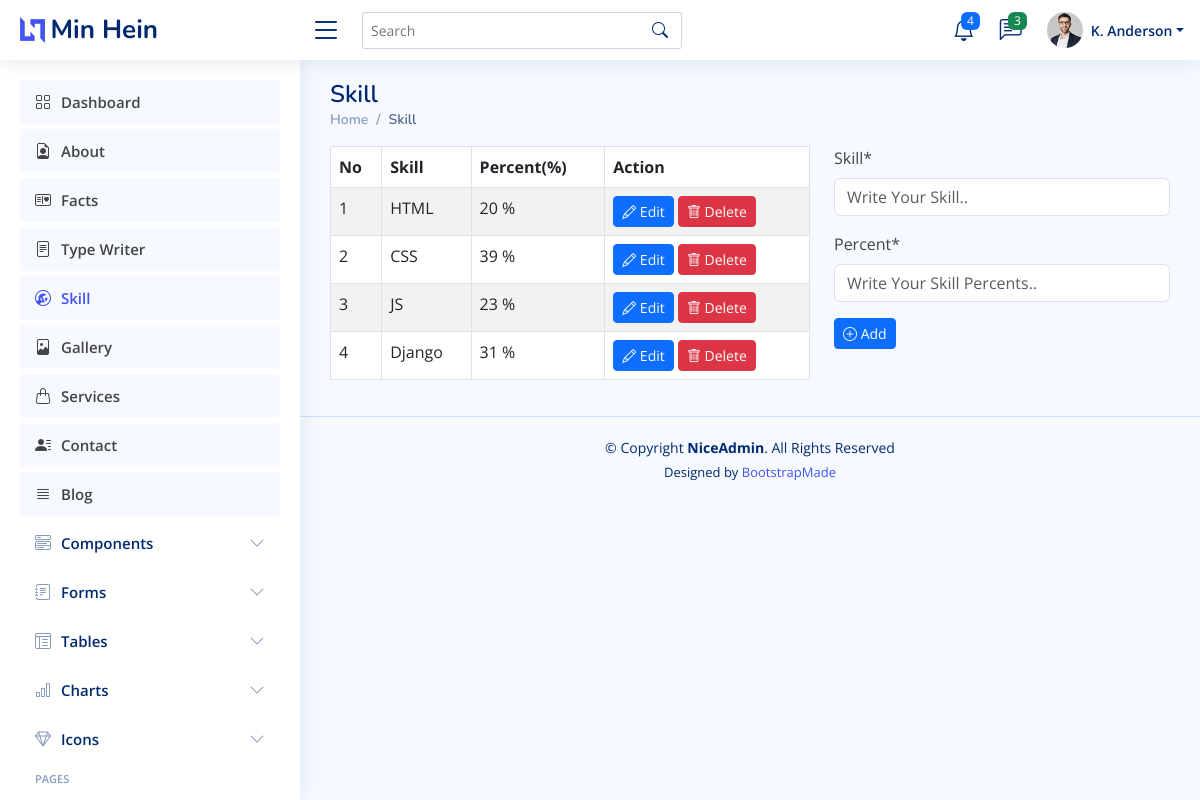
The app's page /dashboard/skill/ with its own data.
### dashboard/models.py (models this page shows, shortened)
class Skill(models.Model):
    skill = models.CharField(max_length=50, null=True)
    percent = models.IntegerField(null=True)
    created_at = models.DateTimeField(auto_now=True)
    updated_at = models.DateTimeField(auto_now_add=True)
    slug = models.SlugField(max_length=255, null=False,blank=True,unique=True,editable=False,)

### dashboard/views.py (the view)
# urls.py: path('skill/', views.skill, name='skill'),
def skill(request):
    page = 'skill'
    skills = Skill.objects.all()
    forms = SkillForm()
    if request.method == "POST":
        form = SkillForm(request.POST)
        if form.is_valid():
            form.save()
            messages.success(request, 'Has been added successfully!')
            return redirect('skill')
    context = {'page':page,'skills':skills, 'forms':forms}
    return render(request, 'dashboard/skill/skill.html', context)

### dashboard/forms.py
class SkillForm(forms.ModelForm):
    class Meta:
        model = Skill
        fields = "__all__"
        widgets = {
            'skill':forms.TextInput(attrs=({'placeholder':'Write Your Skill..'})),
            'percent':forms.NumberInput(attrs=({'placeholder':"Write Your Skill Percents.."})),
        }

### dashboard/templates/dashboard/skill/skill.html (shortened to what this page needs)
{% extends 'dashboard/main.html' %}
{% load crispy_forms_tags %}
{% block content %}
<div class="pagetitle">
    <h1>Skill</h1>
    <nav>
      <ol class="breadcrumb">
        <li class="breadcrumb-item"><a href="{% url 'dashboard' %}">Home</a></li>
        <li class="breadcrumb-item active">Skill</li>
      </ol>
    </nav>
  </div>
  <div class="row">
    <div class="col-md-7">
        <table class="table table-striped table-bordered">
            <thead>
              <tr>
                <th scope="col">No</th>
                <th scope="col">Skill</th>
                <th scope="col">Percent(%)</th>
                <th scope="col">Action</th>
              </tr>
            </thead>
            <tbody>
              {% for skill in skills %}
                <tr>
                    <td>{{ forloop.counter }}</td>
                    <td>{{ skill.skill }}</td>
                    <td>{{ skill.percent }} %</td>
                    <td>
                        <a href="{% url 'skill-edit' skill.slug %}" class="btn btn-primary btn-sm">
                            <i class="bi bi-pencil"></i> Edit
                        </a>
                        <a href="{% url 'skill-delete' skill.slug %}" class="btn btn-danger btn-sm">
                            <i class="bi bi-trash"></i> Delete
                        </a>
                    </td>
                </tr>
              {% endfor %}
            </tbody>
          </table>
    </div>
{% if page == "skill" %}
    <div class="col-md-5">
        <form action="" method="post">
            {{ forms.skill|as_crispy_field }}
            {{ forms.percent|as_crispy_field }}
            <button type="submit" class="btn btn-primary btn-sm">
                <i class="bi bi-plus-circle"></i> Add
            </button>
        </form>
    </div>
{% endif %}
{% endblock content %}

### static/assets/css/style.css (style rules this page uses)
:root { scroll-behavior: smooth; }
body { font-family: "Open Sans", sans-serif; background: #f6f9ff; color: #444444; }
h1, h2, h3, h4, h5, h6 { font-family: "Nunito", sans-serif; }
.pagetitle { margin-bottom: 10px; }
.pagetitle h1 { font-size: 24px; margin-bottom: 0; font-weight: 600; color: #012970; }
.breadcrumb { font-size: 14px; font-family: "Nunito", sans-serif; color: #899bbd; font-weight: 600; }
.breadcrumb a { color: #899bbd; transition: 0.3s; }
.breadcrumb .breadcrumb-item::before { color: #899bbd; }
.breadcrumb .active { color: #51678f; font-weight: 600; }

### records on screen
Skill: skill "HTML", percent "20"
Skill: skill "CSS", percent "39"
Skill: skill "JS", percent "23"
Skill: skill "Django", percent "31"
